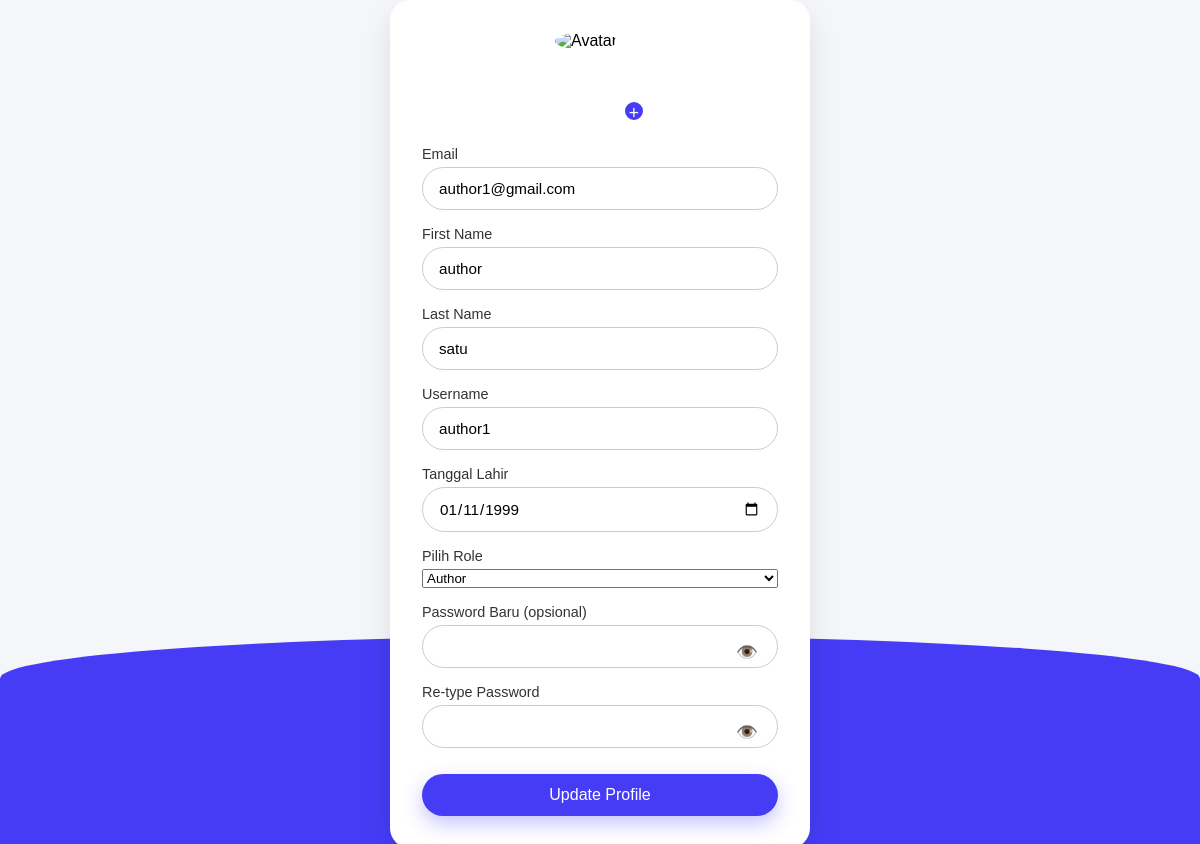
/update_profile.php (signed in), run on the app's committed database.
### tables this page shows
CREATE TABLE `act_users` (
  `user_id` int(11) NOT NULL,
  `first_name` varchar(50) NOT NULL,
  `last_name` varchar(50) NOT NULL,
  `username` varchar(50) NOT NULL,
  `tanggal_lahir` date DEFAULT NULL,
  `password` varchar(255) NOT NULL,
  `role_id` int(11) DEFAULT NULL,
  `email` varchar(255) NOT NULL,
  `status_acc` int(11) NOT NULL DEFAULT 1
);

### update_profile.php (the view, shortened to what this page needs)
<?php
include 'koneksi.php';
$username_session = $_SESSION['username'];
$user_stmt = mysqli_prepare($conn, "SELECT * FROM act_users WHERE username = ?");
mysqli_stmt_bind_param($user_stmt, "s", $username_session);
mysqli_stmt_execute($user_stmt);
$user_result = mysqli_stmt_get_result($user_stmt);
$user = mysqli_fetch_assoc($user_result);
?>
<!DOCTYPE html>
<html lang="en">
<head>
  <link rel="stylesheet" href="register_styles.css" />
</head>
<body>
  <div class="container">
    <form class="form-wrapper" method="POST">
      <div class="avatar-section">
        <div class="avatar">
          <img src="https://cdn-icons-png.flaticon.com/512/3135/3135715.png" alt="Avatar" />
          <label class="upload-icon">+</label>
        </div>
      </div>
      <div class="input-group-custom">
        <label for="email">Email</label>
        <input type="email" id="email" name="email" value="<?= htmlspecialchars($user['email'] ?? '') ?>" required />
      </div>
      <div class="input-group-custom">
        <label for="first_name">First Name</label>
        <input type="text" id="first_name" name="first_name" value="<?= htmlspecialchars($user['first_name'] ?? '') ?>" required />
      </div>
      <div class="input-group-custom">
        <label for="last_name">Last Name</label>
        <input type="text" id="last_name" name="last_name" value="<?= htmlspecialchars($user['last_name'] ?? '') ?>" required />
      </div>
      <div class="input-group-custom">
        <label for="username">Username</label>
        <input type="text" id="username" name="username" value="<?= htmlspecialchars($user['username'] ?? '') ?>" required />
      </div>
      <div class="input-group-custom">
        <label for="birthdate">Tanggal Lahir</label>
        <input type="date" id="birthdate" name="birthdate" value="<?= htmlspecialchars($user['tanggal_lahir'] ?? '') ?>" required />
      </div>
      <div class="input-group-custom">
        <label for="role_id">Pilih Role</label>
        <select id="role_id" name="role_id" required>
          <option value="2" <?= ($user['role_id'] == 2) ? 'selected' : '' ?>>Author</option>
        </select>
      </div>
      <div class="input-group-custom password-group">
        <label for="password">Password Baru (opsional)</label>
        <input type="password" id="password" name="password" />
        <span class="password-toggle" onclick="togglePassword('password')">👁️</span>
      </div>
      <div class="input-group-custom password-group">
        <label for="retype_password">Re-type Password</label>
        <input type="password" id="retype_password" name="retype_password" />
        <span class="password-toggle" onclick="togglePassword('retype_password')">👁️</span>
      </div>
      <button type="submit" class="primary-btn" name="update">Update Profile</button>
    </form>
  </div>
</body>
</html>

### register_styles.css (style rules this page uses)
* { margin: 0; padding: 0; box-sizing: border-box; font-family: 'Poppins', sans-serif; }
body { background: #f4f6f9; min-height: 100vh; display: flex; align-items: center; justify-content: center; position: relative; }
.container { width: 100%; max-width: 420px; padding: 2rem; background: white; border-radius: 20px; box-shadow: 0 15px 30px rgba(0, 0, 0, 0.1); }
.avatar-section { display: flex; justify-content: center; margin-bottom: 1.5rem; }
.avatar { position: relative; width: 90px; height: 90px; }
.avatar img { width: 100%; height: 100%; border-radius: 50%; object-fit: cover; }
.upload-icon { position: absolute; right: 0; bottom: 0; background: #463cf6; color: white; border-radius: 50%; font-size: 1.1rem; width: 22px; height: 22px; text-align: center; line-height: 22px; cursor: pointer; border: 2px solid white; }
.input-group-custom { display: flex; flex-direction: column; margin-bottom: 1rem; }
.input-group-custom label { font-size: 0.9rem; margin-bottom: 5px; color: #333; }
.input-group-custom input { padding: 12px 16px; border: 1px solid #ccc; border-radius: 30px; font-size: 0.95rem; outline: none; transition: 0.3s; }
.password-group { position: relative; }
.password-toggle { position: absolute; right: 20px; top: 38px; cursor: pointer; font-size: 1.1rem; color: #999; }
.primary-btn { width: 100%; padding: 12px; background: #463cf6; color: white; border: none; border-radius: 30px; font-size: 1rem; cursor: pointer; margin-top: 10px; box-shadow: 0 8px 20px rgba(70, 60, 246, 0.3); transition: background 0.3s; }

### data on the page
act_users: email "author1@gmail.com", first_name "author", last_name "satu", username "author1", birthdate "01/11/1999", role_id "Author"
